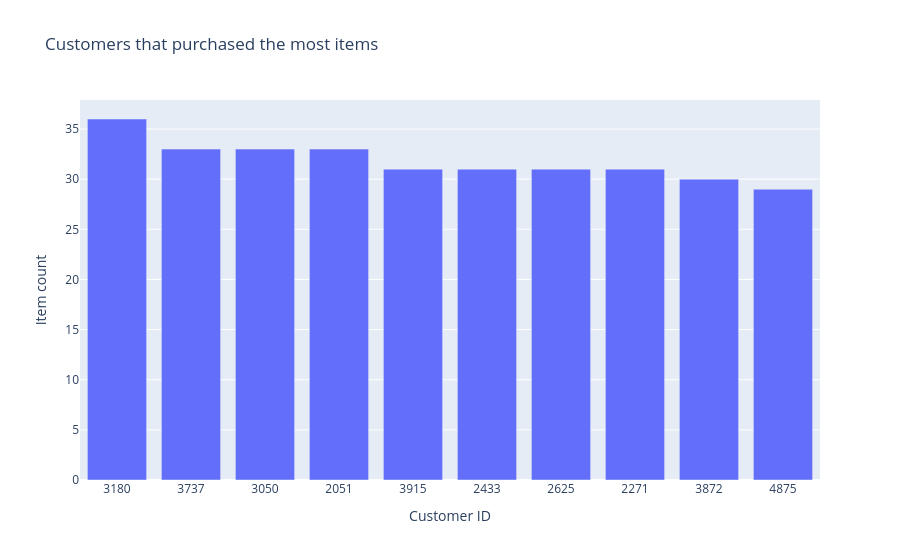

Notebook source saved alongside this figure:
### Code cell
fig = px.bar(df1,
             x='Customer ID',
             y='Item count',
             title='Customers that purchased the most items')
fig.show()

### Figure 1 — Plotly figure (JSON) as saved in the notebook; plotly's stock layout.template omitted (floating-point values rounded to 4 significant figures)
{"data": [{"alignmentgroup": "True", "hovertemplate": "Customer ID=%{x}<br>Item count=%{y}<extra></extra>", "legendgroup": "", "marker": {"color": "#636efa", "pattern": {"shape": ""}}, "name": "", "offsetgroup": "", "orientation": "v", "showlegend": false, "textposition": "auto", "type": "bar", "x": ["3180", "3737", "3050", "2051", "3915", "2433", "2625", "2271", "3872", "4875"], "xaxis": "x", "y": [36, 33, 33, 33, 31, 31, 31, 31, 30, 29], "yaxis": "y"}], "layout": {"barmode": "relative", "legend": {"tracegroupgap": 0}, "title": {"text": "Customers that purchased the most items"}, "xaxis": {"anchor": "y", "domain": [0, 1], "title": {"text": "Customer ID"}}, "yaxis": {"anchor": "x", "domain": [0, 1], "title": {"text": "Item count"}}}}
